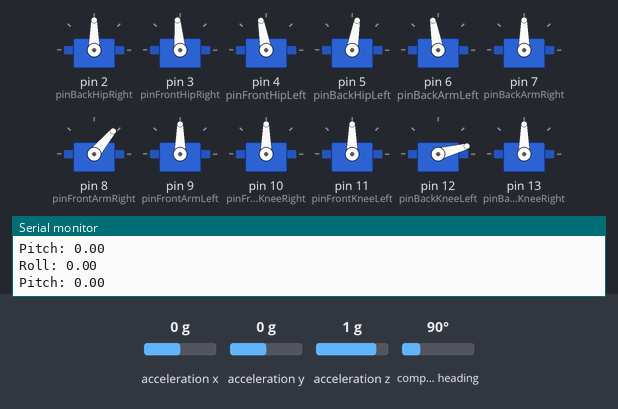
A sketch run on a simulated Arduino Uno, built with avr-gcc and run on an emulated ATmega328P. Shown: 12 × servo, the last lines printed to the serial monitor. The inputs (shaded band) are chosen by the test bench; at power-on: acceleration x 0 g, acceleration y 0 g, acceleration z 1 g, compass heading 90°.

Above: at 2.2 s.
2.3 s: acceleration x set to -1.4 g
At 4.1 s:
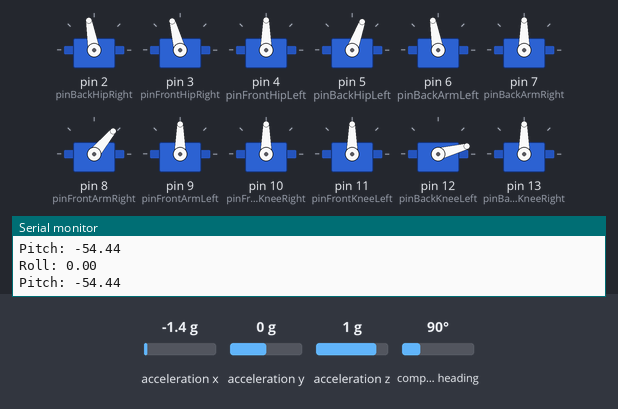
4.5 s: acceleration y set to 0.8 g
At 6.0 s:
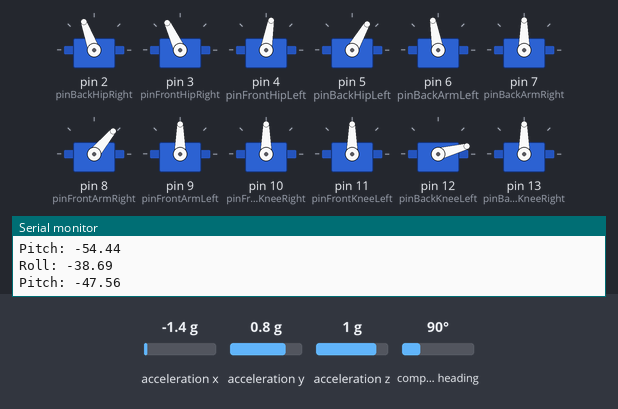
6.5 s: acceleration x set to 0.8 g
At 7.8 s:
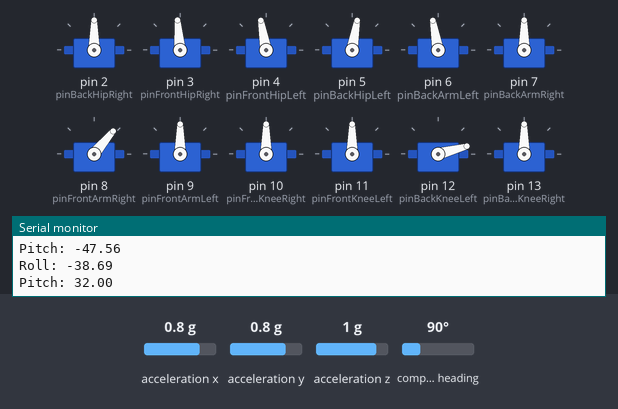
8.5 s: acceleration y set to -1.4 g
At 9.6 s:
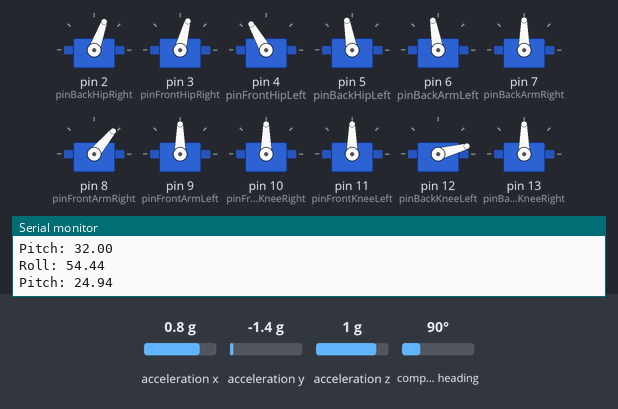
10.5 s: acceleration x set to -0.8 g
At 11.5 s:
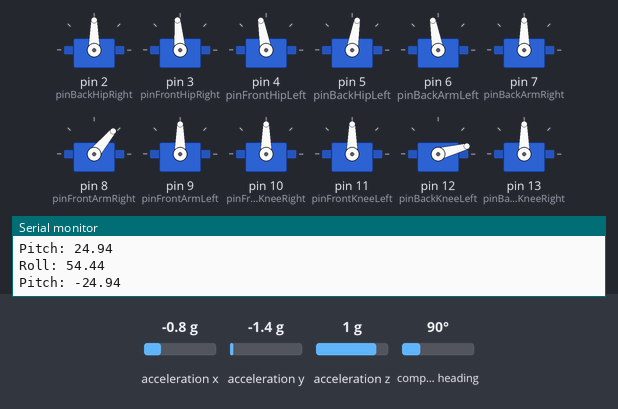
Timing chart, 0 to 13.5 s (numbered marks = the images above; inputs shaded):
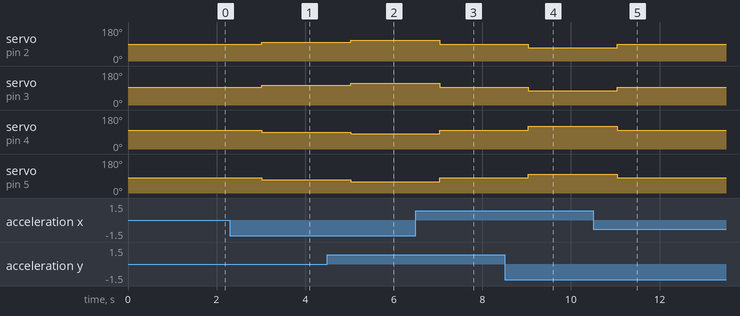

Measured:
- after the input at 2.3 s, servo on pin 2 (pinBackHipRight): 90° → 100° after 0.72 s; servo on pin 3 (pinFrontHipRight): 95° → 105° after 0.72 s; servo on pin 4 (pinFrontHipLeft): 100° → 90° after 0.71 s; servo on pin 5 (pinBackHipLeft): 80° → 70° after 0.72 s
- after the input at 4.5 s, servo on pin 2 (pinBackHipRight): 100° → 110° after 0.52 s; servo on pin 3 (pinFrontHipRight): 105° → 115° after 0.52 s; servo on pin 4 (pinFrontHipLeft): 90° → 80° after 0.52 s; servo on pin 5 (pinBackHipLeft): 70° → 60° after 0.52 s
- after the input at 6.5 s, servo on pin 2 (pinBackHipRight): 110° → 90° after 0.53 s; servo on pin 3 (pinFrontHipRight): 115° → 95° after 0.53 s; servo on pin 4 (pinFrontHipLeft): 80° → 100° after 0.53 s; servo on pin 5 (pinBackHipLeft): 60° → 80° after 0.53 s
- after the input at 8.5 s, servo on pin 2 (pinBackHipRight): 90° → 70° after 0.54 s; servo on pin 3 (pinFrontHipRight): 95° → 75° after 0.54 s; servo on pin 4 (pinFrontHipLeft): 100° → 120° after 0.54 s; servo on pin 5 (pinBackHipLeft): 80° → 100° after 0.54 s
- after the input at 10.5 s, servo on pin 2 (pinBackHipRight): 70° → 90° after 0.55 s; servo on pin 3 (pinFrontHipRight): 75° → 95° after 0.55 s; servo on pin 4 (pinFrontHipLeft): 120° → 100° after 0.55 s; servo on pin 5 (pinBackHipLeft): 100° → 80° after 0.55 s

The sketch:

autoleveling.ino
```cpp
#include <Servo.h>
#include <Wire.h>
#include <Adafruit_Sensor.h>
#include <Adafruit_BNO055.h>
#include <utility/imumaths.h>
#include <math.h>

Adafruit_BNO055 bno = Adafruit_BNO055(55);

Servo backHipRight;
Servo frontHipRight;
Servo frontHipLeft;
Servo backHipLeft;

Servo backArmLeft;
Servo backArmRight;
Servo frontArmRight;
Servo frontArmLeft;

Servo frontKneeRight;
Servo frontKneeLeft;
Servo backKneeLeft;
Servo backKneeRight;

struct ServoMap {
  const char* name;
  int angle;
};

ServoMap config[] = {
  {"backHipRight", 90},
  {"frontHipRight", 95},
  {"frontHipLeft", 100},
  {"backHipLeft", 80},
  {"backArmLeft", 100},
  {"backArmRight", 90},
  {"frontArmRight", 50},
  {"frontArmLeft", 90},
  {"frontKneeRight", 90},
  {"frontKneeLeft", 90},
  {"backKneeLeft", 15},
  {"backKneeRight", 90}
};

const int NUM_SERVOS = sizeof(config) / sizeof(config[0]);
int currentAngle[NUM_SERVOS];

const int pinBackHipRight = 2;
const int pinFrontHipRight = 3;
const int pinFrontHipLeft = 4;
const int pinBackHipLeft = 5;
const int pinBackArmLeft = 6;
const int pinBackArmRight = 7;
const int pinFrontArmRight = 8;
const int pinFrontArmLeft = 9;
const int pinFrontKneeRight = 10;
const int pinFrontKneeLeft = 11;
const int pinBackKneeLeft = 12;
const int pinBackKneeRight = 13;

bool setServoAngle(String name, int angle) {
  if (name == "backHipRight") backHipRight.write(angle);
  else if (name == "frontHipRight") frontHipRight.write(angle);
  else if (name == "frontHipLeft") frontHipLeft.write(angle);
  else if (name == "backHipLeft") backHipLeft.write(angle);
  else if (name == "backArmLeft") backArmLeft.write(angle);
  else if (name == "backArmRight") backArmRight.write(angle);
  else if (name == "frontArmRight") frontArmRight.write(angle);
  else if (name == "frontArmLeft") frontArmLeft.write(angle);
  else if (name == "frontKneeRight") frontKneeRight.write(angle);
  else if (name == "frontKneeLeft") frontKneeLeft.write(angle);
  else if (name == "backKneeLeft") backKneeLeft.write(angle);
  else if (name == "backKneeRight") backKneeRight.write(angle);
  else return false;

  for (int i = 0; i < NUM_SERVOS; i++)
    if (strcmp(config[i].name, name.c_str()) == 0)
      currentAngle[i] = angle;

  return true;
}

int getCurrentAngle(const char* name) {
  for (int i = 0; i < NUM_SERVOS; i++)
    if (strcmp(config[i].name, name) == 0)
      return currentAngle[i];
  return 90;
}

int getConfigAngle(const char* name) {
  for (int i = 0; i < NUM_SERVOS; i++)
    if (strcmp(config[i].name, name) == 0)
      return config[i].angle;
  return 90;
}

void applyConfig() {
  for (int i = 0; i < NUM_SERVOS; i++)
    setServoAngle(config[i].name, config[i].angle);
}


void getRollPitch(float &roll, float &pitch) {
  imu::Vector<3> euler = bno.getVector(Adafruit_BNO055::VECTOR_EULER);
  roll  = euler.z();
  pitch = euler.y();

  Serial.print("Roll: ");
  Serial.println(roll);

  Serial.print("Pitch: ");
  Serial.println(pitch);
}

void autoLevel(float Kp = 1.4, int maxCorr = 10) {
  float roll, pitch;
  getRollPitch(roll, pitch);

  int rollCorr  = constrain((int)(roll  * Kp), -maxCorr, maxCorr);
  int pitchCorr = constrain((int)(pitch * Kp), -maxCorr, maxCorr);

  setServoAngle("frontHipLeft", getConfigAngle("frontHipLeft") + pitchCorr);
  setServoAngle("frontHipRight", getConfigAngle("frontHipRight") - pitchCorr);
  setServoAngle("backHipLeft", getConfigAngle("backHipLeft") + pitchCorr);
  setServoAngle("backHipRight", getConfigAngle("backHipRight") - pitchCorr);

  setServoAngle("frontHipLeft", getCurrentAngle("frontHipLeft") + rollCorr);
  setServoAngle("backHipLeft", getCurrentAngle("backHipLeft") + rollCorr);
  setServoAngle("frontHipRight", getCurrentAngle("frontHipRight") - rollCorr);
  setServoAngle("backHipRight", getCurrentAngle("backHipRight") - rollCorr);
}

void setup() {
  Serial.begin(9600);
  while (!Serial);

  if (!bno.begin()) {
    Serial.println("IMU not detected");
    while (1);
  }
  delay(1000);
  bno.setExtCrystalUse(true);

  backHipRight.attach(pinBackHipRight);
  frontHipRight.attach(pinFrontHipRight);
  frontHipLeft.attach(pinFrontHipLeft);
  backHipLeft.attach(pinBackHipLeft);

  backArmLeft.attach(pinBackArmLeft);
  backArmRight.attach(pinBackArmRight);
  frontArmRight.attach(pinFrontArmRight);
  frontArmLeft.attach(pinFrontArmLeft);

  frontKneeRight.attach(pinFrontKneeRight);
  frontKneeLeft.attach(pinFrontKneeLeft);
  backKneeLeft.attach(pinBackKneeLeft);
  backKneeRight.attach(pinBackKneeRight);

  applyConfig();

  for (int i = 0; i < NUM_SERVOS; i++) currentAngle[i] = config[i].angle;

}

void handleSerial(String cmd) {
  if (cmd == "level") {
    autoLevel();
    Serial.println("OK AUTOLEVEL");
  }
}

void loop() {
  autoLevel();
  delay(1000);
}
```
